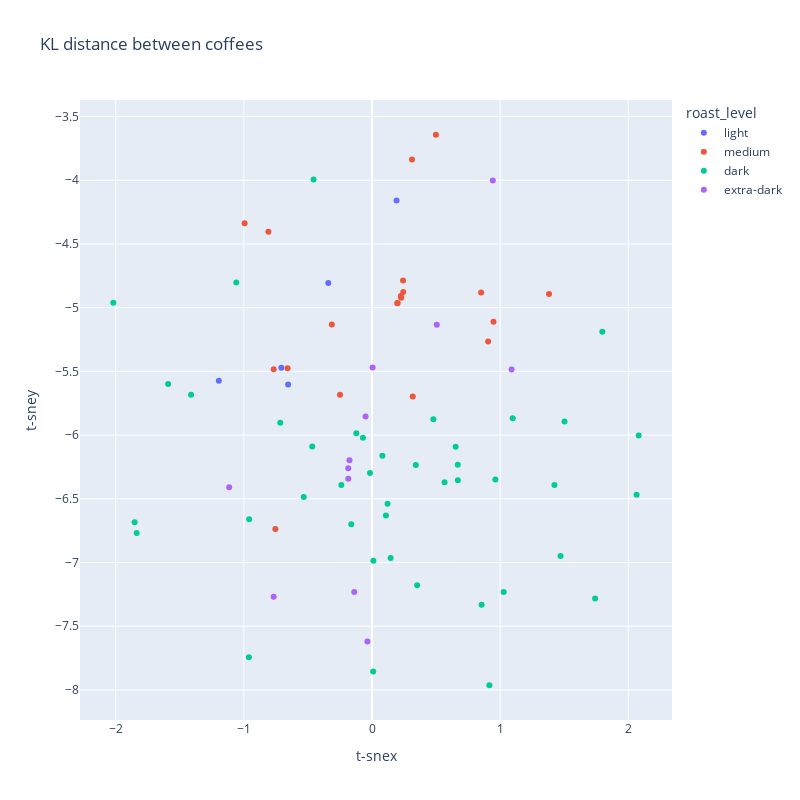

Notebook cell for this chart:
### Code cell
# Now, we need to visualize the result. Plotly is my go-to when I want to plot an interactive graph

import plotly.express as px
fig = px.scatter(df_coffee, x='t-snex', y='t-sney', color="roast_level", 
                hover_data=['prod_names','roast_level','price'], title='KL distance between coffees',
                width=800, height=800)
fig.show()

### Figure 1 — Plotly figure (JSON) as saved in the notebook; plotly's stock layout.template omitted (floating-point values rounded to 4 significant figures)
{"data": [{"customdata": [["colombia", "light", "$34.00/Kg"], ["ethiopian-yirgacheffe", "light", "$36.00/Kg"], ["royal-special", "light", "$34.00/Kg"], ["mara-deluxe", "light", "$36.00/Kg"], ["brazil-santos_5", "light", "$34.00/Kg"]], "hovertemplate": "roast_level=%{customdata[1]}<br>t-snex=%{x}<br>t-sney=%{y}<br>prod_names=%{customdata[0]}<br>price=%{customdata[2]}<extra></extra>", "legendgroup": "light", "marker": {"color": "#636efa", "symbol": "circle"}, "mode": "markers", "name": "light", "orientation": "v", "showlegend": true, "type": "scatter", "x": [-0.6549, -1.196, -0.7077, -0.3412, 0.1916], "xaxis": "x", "y": [-5.603, -5.573, -5.471, -4.807, -4.16], "yaxis": "y"}, {"customdata": [["ethiopian-sidamo", "medium", "$36.00/Kg"], ["hazelnut", "medium", "$34.00/Kg"], ["cafe-bar", "medium", "$34.00/Kg"], ["balkan-blend-with-cardamom", "medium", "$37.00/Kg"], ["balkan-blend", "medium", "$34.00/Kg"], ["toffee", "medium", "$34.00/Kg"], ["afro-indonesia-blend", "medium", "$36.00/Kg"], ["french-vanilla", "medium", "$34.00/Kg"], ["copy-of-ipanema-gourmet-rainforest-alliance", "medium", "$36.00/Kg"], ["macadamia", "medium", "$34.00/Kg"], ["honduras-rainforest-alliance", "medium", "$36.00/Kg"], ["el-salvador-rainforest-alliance-unroasted", "medium", "$19.00/Kg"], ["ipanema-gourmet-rainforest-alliance_9", "medium", "$36.00/Kg"], ["swiss-chocolate", "medium", "$34.00/Kg"], ["el-salvador-finca-el-molinito-rainforest-alliance", "medium", "$36.00/Kg"], ["ipanema-rainforest-alliance-blend", "medium", "$36.00/Kg"], ["deep-six-blend", "medium", "$36.00/Kg"], ["java-express", "medium", "$36.00/Kg"], ["guatemala-antigua", "medium", "$36.00/Kg"], ["irish-cream", "medium", "$34.00/Kg"]], "hovertemplate": "roast_level=%{customdata[1]}<br>t-snex=%{x}<br>t-sney=%{y}<br>prod_names=%{customdata[0]}<br>price=%{customdata[2]}<extra></extra>", "legendgroup": "medium", "marker": {"color": "#EF553B", "symbol": "circle"}, "mode": "markers", "name": "medium", "orientation": "v", "showlegend": true, "type": "scatter", "x": [-0.6593, 0.225, -0.2498, 0.4987, 0.3119, 0.2, -0.7673, 0.2276, -0.8087, 0.1971, 0.9066, 1.382, -0.3139, 0.2437, 0.9482, 0.318, -0.9944, -0.7543, 0.8517, 0.2424], "xaxis": "x", "y": [-5.475, -4.908, -5.684, -3.643, -3.838, -4.963, -5.482, -4.923, -4.405, -4.966, -5.265, -4.894, -5.132, -4.877, -5.11, -5.697, -4.337, -6.737, -4.88, -4.787], "yaxis": "y"}, {"customdata": [["new-guinea-sigri-estate-peaberry", "dark", "$36.00/Kg"], ["kaffe-kolosi", "dark", "$36.00/Kg"], ["costa-rica", "dark", "$34.00/Kg"], ["africa-coffee-flight-tasting-box", "dark", "$58.00"], ["45-years-reserve-blend", "dark", "$36.00/Kg"], ["espresso-royale", "dark", "$36.00/Kg"], ["mocha-java", "dark", "$36.00/Kg"], ["peru-mexican-organic", "dark", "$36.00/Kg"], ["nicaraguan-corcasan-co-op-organic", "dark", "$36.00/Kg"], ["south-america-coffee-flight-tasting-box", "dark", "$58.00"], ["swiss-water-decaffeinated-espresso-blend", "dark", "$40.00/Kg"], ["godfather-part-ii", "dark", "$36.00/Kg"], ["panama-finca-casa-ruiz-estate-boquete", "dark", "$36.00/Kg"], ["nicaraguan-santa-rosa-estate-rainforest-alliance", "dark", "$36.00/Kg"], ["no-3-d-jimmah-peaberry-sidamo", "dark", "$36.00/Kg"], ["super-java", "dark", "$36.00/Kg"], ["indian-tiger-mountain", "dark", "$36.00/Kg"], ["highland-blend", "dark", "$36.00/Kg"], ["swiss-water-decaffeinated-mexican-organic", "dark", "$40.00/Kg"], ["marcus-blend", "dark", "$36.00/Kg"], ["mocha-kenya", "dark", "$36.00/Kg"], ["new-guinea-purosa-a-organic", "dark", "$36.00/Kg"], ["godfather", "dark", "$36.00/Kg"], ["ipanema-espresso-rainforest-alliance", "dark", "$36.00/Kg"], ["organic-espresso", "dark", "$36.00/Kg"], ["south-east-asia-coffee-flight-tasting-box", "dark", "$58.00"], ["east-timor-maubisse-organic_10", "dark", "$36.00/Kg"], ["uganda-okoro-white-nile-organic", "dark", "$36.00/Kg"], ["vietnam-robusta", "dark", "$34.00/Kg"], ["mexican-fiech-co-op-organic_7", "dark", "$36.00/Kg"], ["peru-timor-organic", "dark", "$36.00/Kg"], ["karamel-tiger", "dark", "$36.00/Kg"], ["brazil-rio-verde-estate-rainforest-alliance-yellow-bourbon", "dark", "$36.00/Kg"], ["swiss-water-decaffeinated-peru-organic-rainforest-alliance", "dark", "$40.00/Kg"], ["alexs-blend", "dark", "$36.00/Kg"], ["nicaraguan-ipanema-espresso-rainforst-alliance-blend", "dark", "$36.00/Kg"], ["hungarian-blend", "dark", "$36.00/Kg"], ["mocha-mocha", "dark", "$34.00/Kg"], ["caffe-ole", "dark", "$34.00/Kg"], ["kenya-aa_4", "dark", "$36.00/Kg"], ["d-jimmah-peaberry", "dark", "$36.00/Kg"], ["50th-birthday-organic-blend", "dark", "$36.00/Kg"]], "hovertemplate": "roast_level=%{customdata[1]}<br>t-snex=%{x}<br>t-sney=%{y}<br>prod_names=%{customdata[0]}<br>price=%{customdata[2]}<extra></extra>", "legendgroup": "dark", "marker": {"color": "#00cc96", "symbol": "circle"}, "mode": "markers", "name": "dark", "orientation": "v", "showlegend": true, "type": "scatter", "x": [-1.592, -0.2394, -0.4666, -1.853, -0.4564, -0.162, 0.1086, 0.1455, -0.01593, 2.065, 0.6697, -0.9612, -0.1227, 1.098, 2.081, 0.3521, -2.019, 1.027, 0.6693, 1.472, -0.5328, 0.6533, 0.009283, 0.4787, 0.1216, -1.837, 1.503, -0.7162, -0.07084, 0.3417, 1.424, 1.798, -1.06, 0.963, 1.741, 0.5662, -0.9589, 0.01046, 0.0807, -1.413, 0.8556, 0.9162], "xaxis": "x", "y": [-5.598, -6.392, -6.09, -6.684, -3.994, -6.699, -6.63, -6.965, -6.298, -6.468, -6.355, -7.743, -5.985, -5.868, -6.003, -7.178, -4.961, -7.231, -6.233, -6.949, -6.486, -6.091, -7.856, -5.876, -6.54, -6.768, -5.894, -5.902, -6.021, -6.236, -6.392, -5.189, -4.803, -6.348, -7.282, -6.371, -6.661, -6.987, -6.161, -5.684, -7.332, -7.963], "yaxis": "y"}, {"customdata": [["marikas-blend", "extra-dark", "$34.00/Kg"], ["killer-coffee", "extra-dark", "$34.00/Kg"], ["ethiopian-d-jimmah_5", "extra-dark", "$36.00/Kg"], ["mocha-harari", "extra-dark", "$34.00/Kg"], ["rio-italian", "extra-dark", "$34.00/Kg"], ["cafe-super", "extra-dark", "$36.00/Kg"], ["killer-coffee-with-cardamom", "extra-dark", "$37.00/Kg"], ["sumatran-mandheling", "extra-dark", "$36.00/Kg"], ["mocha-sahara", "extra-dark", "$36.00/Kg"], ["brando-blend", "extra-dark", "$36.00/Kg"], ["royal-espresso", "extra-dark", "$36.00/Kg"], ["mocha-arabica", "extra-dark", "$34.00/Kg"]], "hovertemplate": "roast_level=%{customdata[1]}<br>t-snex=%{x}<br>t-sney=%{y}<br>prod_names=%{customdata[0]}<br>price=%{customdata[2]}<extra></extra>", "legendgroup": "extra-dark", "marker": {"color": "#ab63fa", "symbol": "circle"}, "mode": "markers", "name": "extra-dark", "orientation": "v", "showlegend": true, "type": "scatter", "x": [-1.115, 0.5057, -0.176, -0.05049, 0.00446, -0.1384, 0.9431, -0.1854, 1.09, -0.0359, -0.1852, -0.7679], "xaxis": "x", "y": [-6.41, -5.134, -6.197, -5.855, -5.47, -7.232, -4.003, -6.26, -5.486, -7.62, -6.343, -7.269], "yaxis": "y"}], "layout": {"height": 800, "legend": {"title": {"text": "roast_level"}, "tracegroupgap": 0}, "title": {"text": "KL distance between coffees"}, "width": 800, "xaxis": {"anchor": "y", "domain": [0, 1], "title": {"text": "t-snex"}}, "yaxis": {"anchor": "x", "domain": [0, 1], "title": {"text": "t-sney"}}}}
